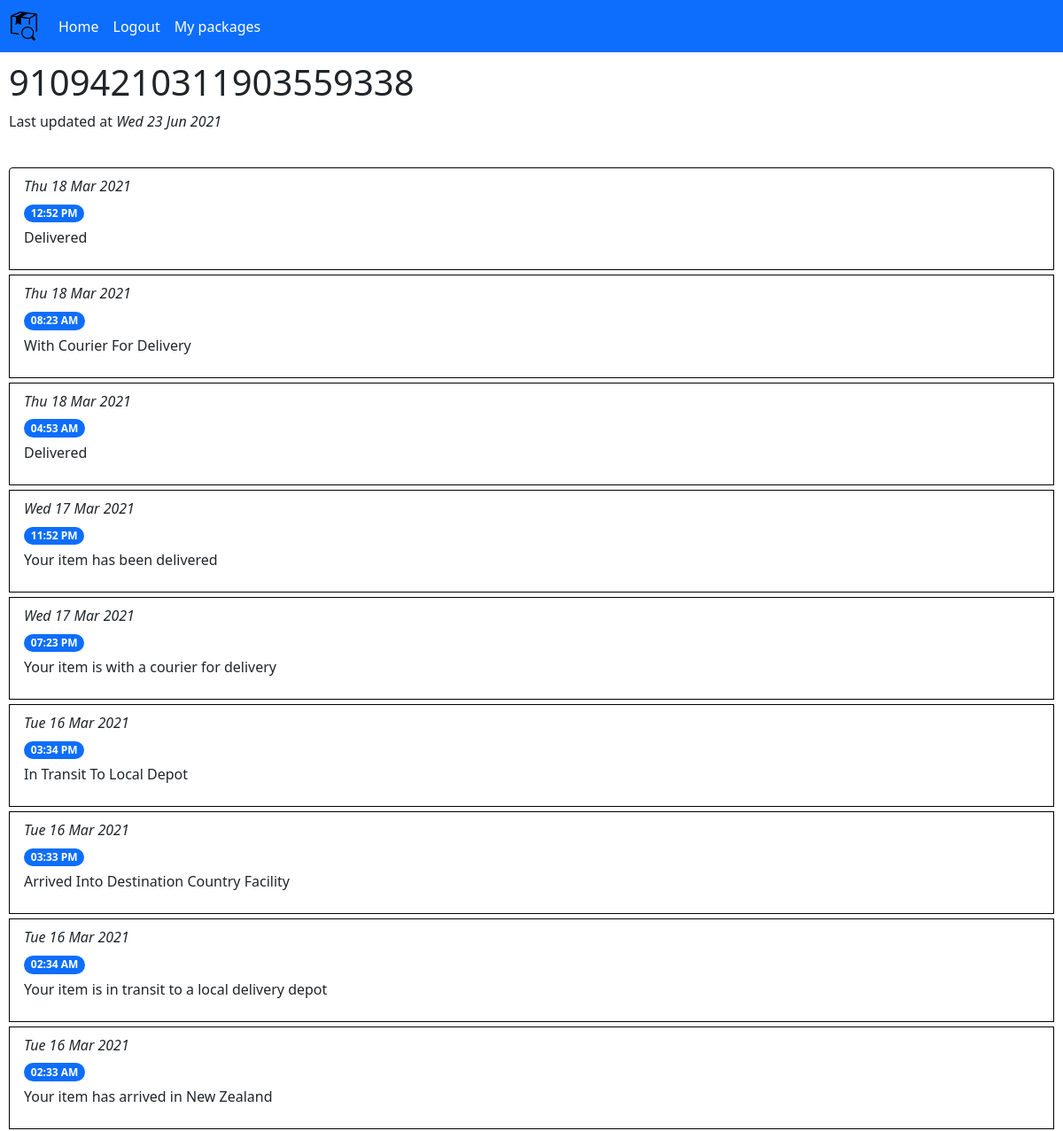
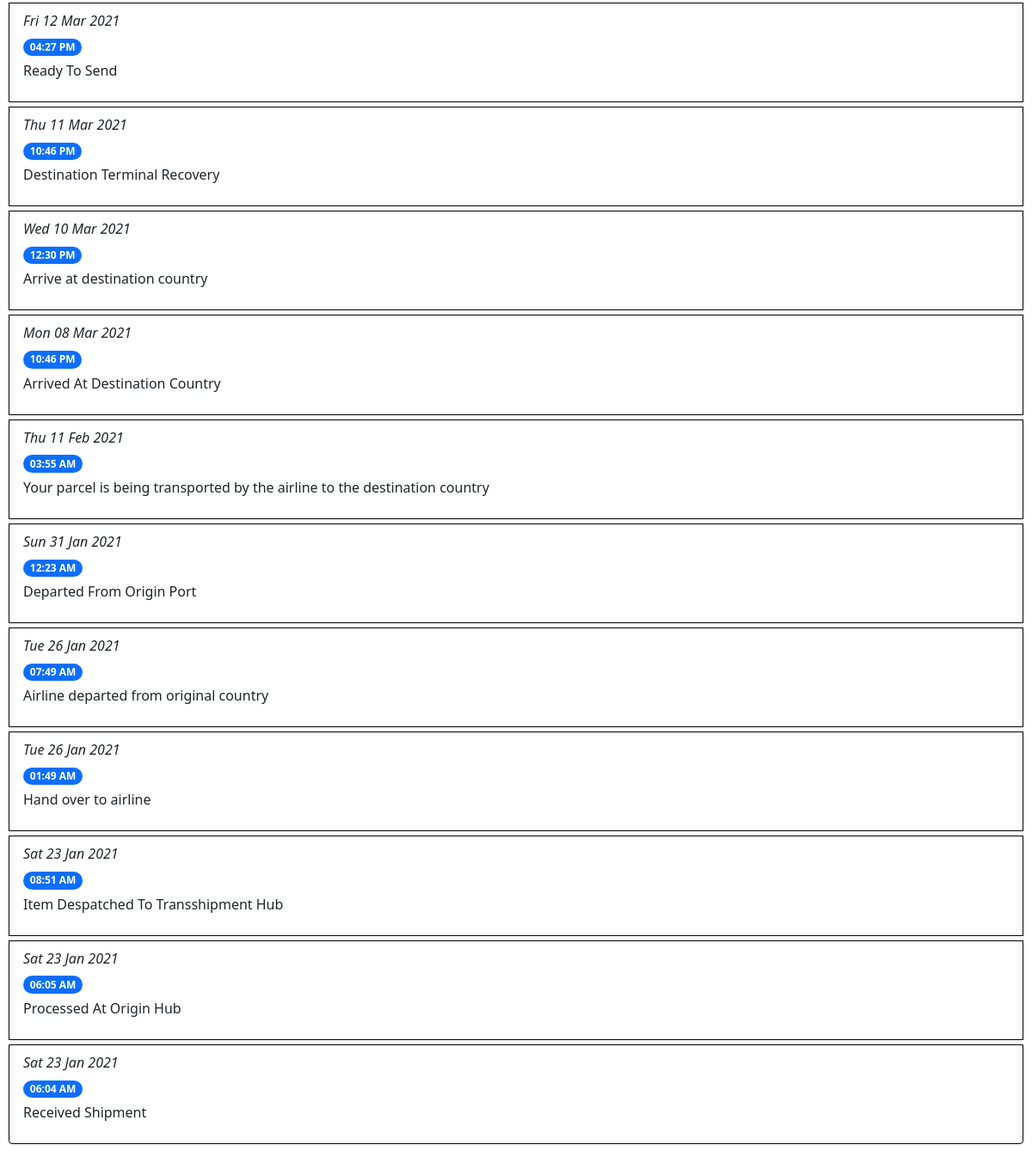
Before: /packageDetails/1 (signed in) with the older database file (2 pictures, top to bottom).
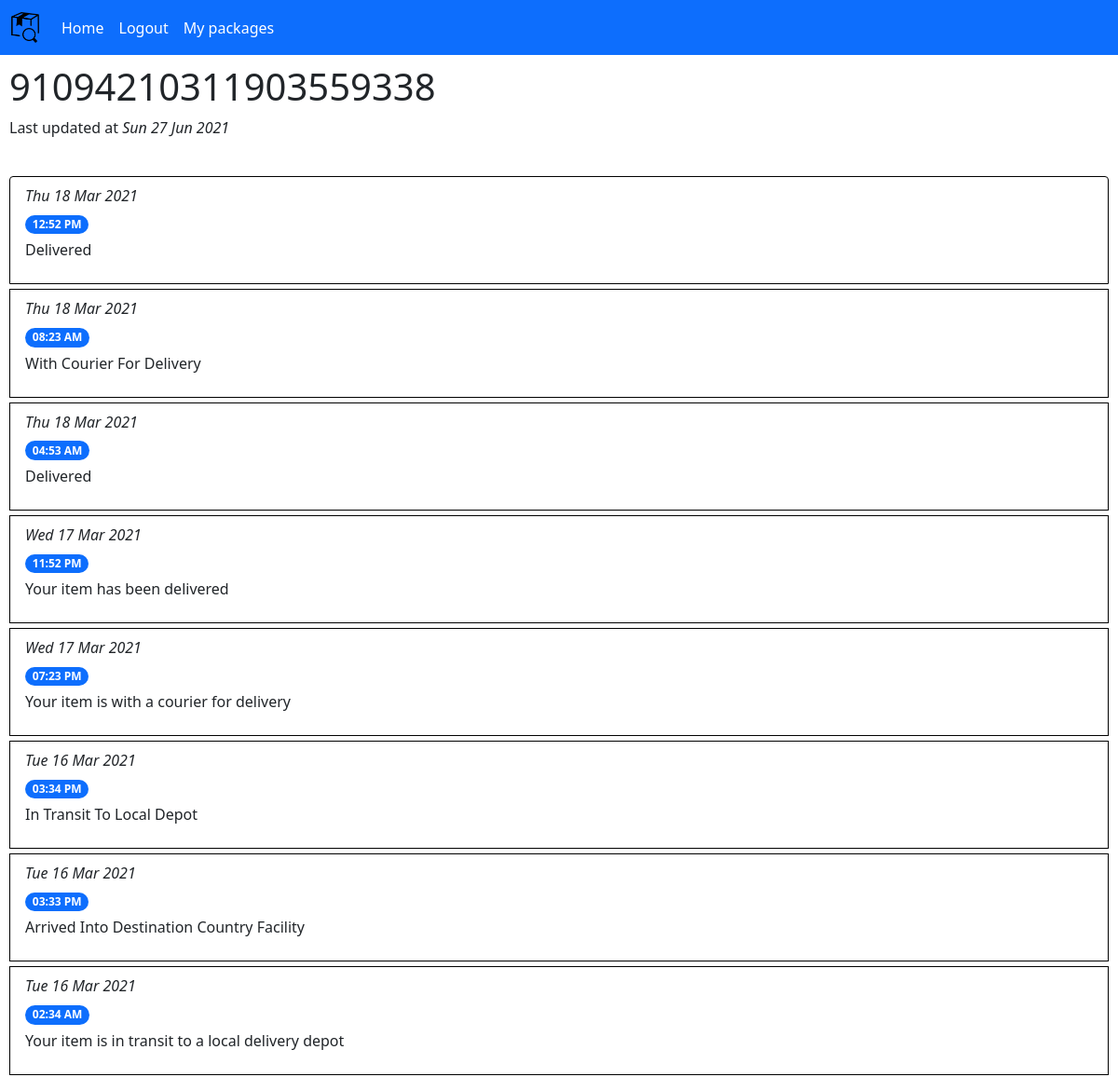
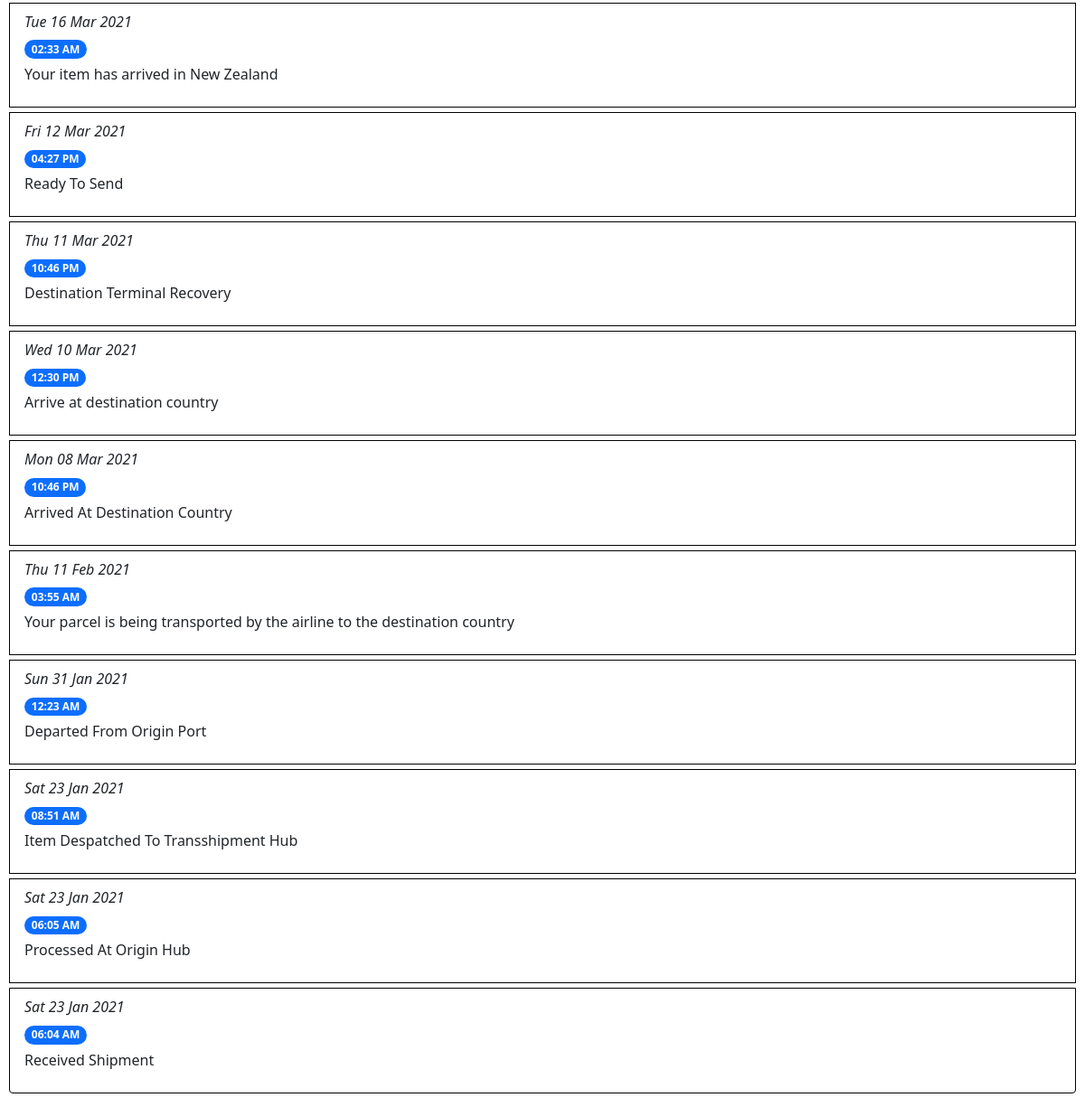
After: the same page with the newer database file (2 pictures, top to bottom).
### tables this page shows
CREATE TABLE 'package_data' (
'id' INTEGER NOT NULL  PRIMARY KEY AUTOINCREMENT,
'package_id' INTEGER NOT NULL  REFERENCES 'packages' ('id'),
'date' TEXT(12) NOT NULL ,
'time' TEXT(8) NOT NULL ,
'data' TEXT NOT NULL 
);

### main.py (the view)
@app.route("/packageDetails/<int:packageID>")
@login_required
def viewPackage(packageID):
	packageData = packageHandler.getPackageData(packageID, session["userID"])
	if not packageData:
		flash("You are not tracking that package. Add it!", "primary")
		return redirect(url_for("packageList"))
	return render_template("packageData.html", packageData=packageData)

### main.py (called while the page is built)
def login_required(func):
	@wraps(func) # This decorator copies over function attributes like __name__, docstring etc. required by flask for some reason
	def wrapper(*args, **kwargs):
		if "userID" in session and session["userID"] > 0:
			return func(*args, **kwargs)
		else:
			flash("You need to log in to do that!", "danger")
			return redirect(url_for("login"))
	return wrapper

### packages.py (called while the page is built)
def createDBConnection(func):
	def wrapper(self, *args, **kwargs):
		with sqlite3.connect(self.dbPath) as con:
			self.con = con
			return func(self, *args, **kwargs)
	return wrapper

	@createDBConnection
	def getPackageData(self, packageID, userID):
		if self.isPackageAssociatedWithUser(packageID, userID) == False:
			return False
		cur = self.con.cursor() # Dictionary format cursor
		cur.row_factory = sqlite3.Row
		cur.execute("SELECT id, date, time, data FROM package_data WHERE package_id = ? UNION SELECT 0, COALESCE(title, trackingNumber) AS title, trackingNumber, ROUND(last_updated) FROM packages WHERE id = ?", [packageID, packageID])
		result = cur.fetchall()
		cur.close()
		result = [dict(row) for row in result]
		result[0]["data"] = strftime("%a %d %b %Y", gmtime(result[0]["data"]))
		return result

### templates/packageData.html (shortened to what this page needs)
{% from "includes/form_renderer.html" import render_form %}
{% extends "main_layout_container.html" %}
{% block body %}
	<div style="padding: 10px;">
		<h1>{{ packageData[0]["date"] }}</h1>
		<p>Last updated at <i>{{ packageData[0]["data"] }}</i></p>
		<br>
		<ul class="list-group">
			{% if packageData|length < 2 %}
				<li class="list-group-item" style="border: 1px solid black; margin-bottom: 5px;">There is no tracking data for this package yet. Please try again in a few minutes.</li>
			{% else %}
				{% for data in packageData[1:] %}
					<li class="list-group-item" style="border: 1px solid black; margin-bottom: 5px;">
						<p class="fst-italic" style="margin-bottom: 5px;">{{ data["date"] }}</p>
						<span class="badge rounded-pill bg-primary">{{ data["time"] }}</span>
						<p style="margin-top: 5px;">{{ data["data"] }}</p>
					</li>
				{% endfor %}
			{% endif %}
		</ul>
	</div>
{% endblock %}

Changed rows visible on the page:
removed package_data: date "Tue 26 Jan 2021", time "07:49 AM", data "Airline departed from original country"
removed package_data: date "Tue 26 Jan 2021", time "01:49 AM", data "Hand over to airline"
Other visible differences:
{{ packageData[0]["data"] }}: "Wed 23 Jun 2021" → "Sun 27 Jun 2021"
